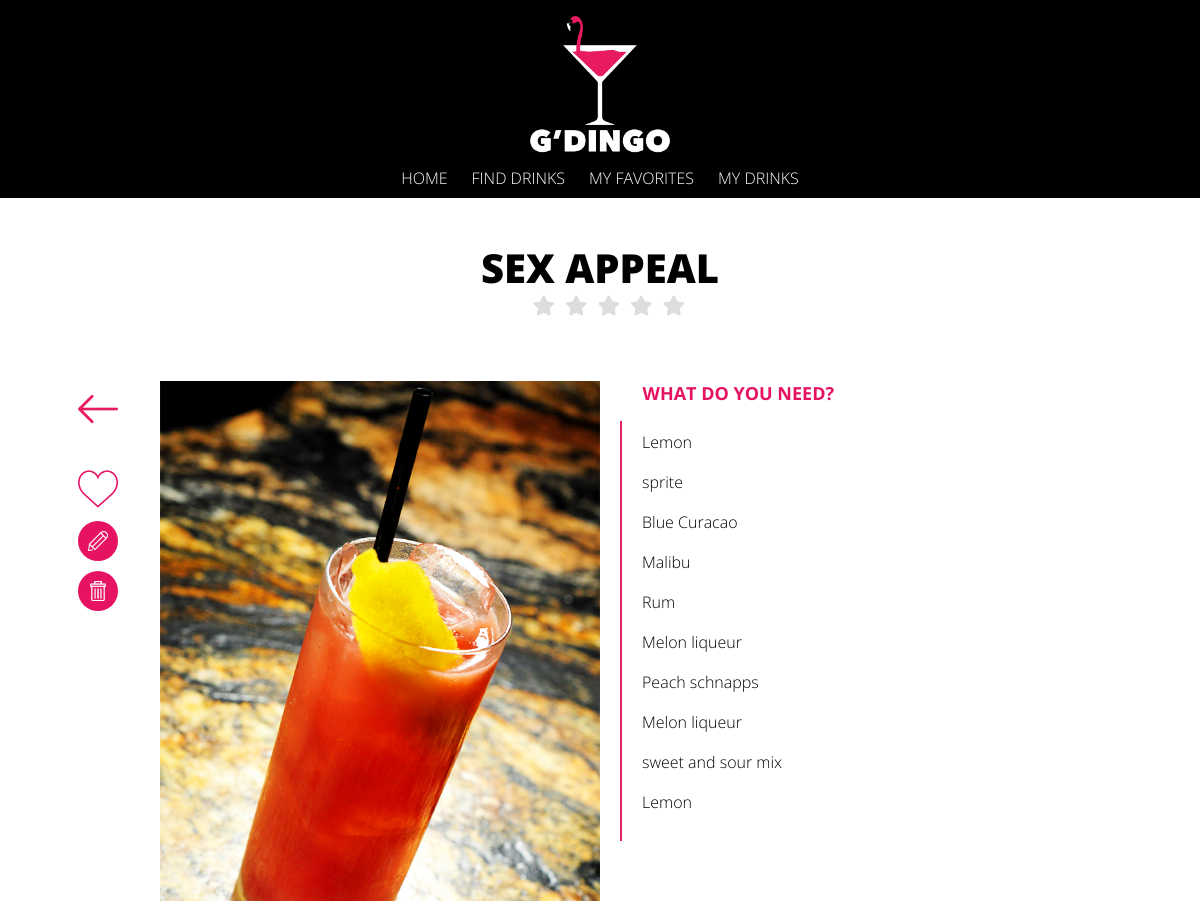
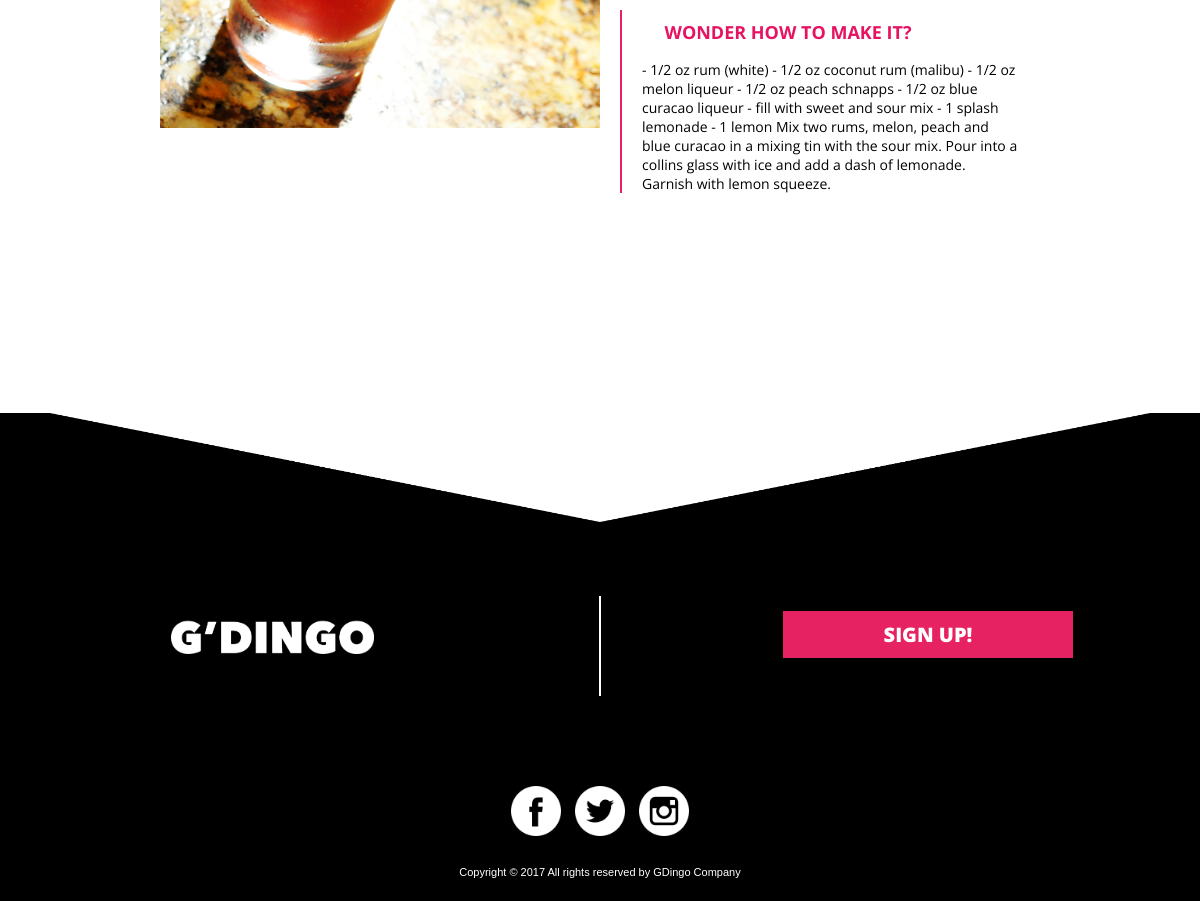
Screenshot of /mypanel_drinkbase.php?DrinkId=5 with the database file from the repository (2 pictures, top to bottom).
### tables this page shows
CREATE TABLE `Drinks` (
  `DrinkId` int(11) NOT NULL,
  `DrinkName` varchar(255) NOT NULL,
  `DrinkAuthor` varchar(255) NOT NULL,
  `DrinkPicture` varchar(255) NOT NULL,
  `DrinkReceipt` text NOT NULL
);

### mypanel_drinkbase.php (the view, shortened to what this page needs)
<?php include "config.php"; ?>
<?php include "header.php"; ?>
<?php
	$DrinkId = trim($_GET['DrinkId']);
	@ $db = new mysqli($dbserver, $dbuser, $dbpass, $dbname);
	$query = " SELECT Drinks.DrinkId, Drinks.DrinkName, Drinks.DrinkAuthor, Drinks.DrinkPicture, Drinks.DrinkReceipt, Ingredients.IngId, Ingredients.NameIng
	FROM Drinks
	JOIN DrinksIng ON Drinks.DrinkId = DrinksIng.DrinkId
	JOIN Ingredients ON Ingredients.IngId = DrinksIng.IngId
	WHERE Drinks.DrinkId=$DrinkId" ;
	$stmt = $db->prepare($query);
	$stmt->bind_result($DrinkId, $DrinkName, $DrinkAuthor, $DrinkPicture, $DrinkReceipt, $IngId, $NameIng);
	$stmt->execute();
	$alling=array();
	while ($stmt->fetch()) {
		array_push($alling,$NameIng);
	}
?>
<!Doctype html>
<html>
	<head>
	</head>
	<body>
		<div class='c'>
		<div id="white">
		<h3><?php echo $DrinkName; ?></h3>
				<div id="rating">
						<fieldset id='demo1' class="rating">
	                        <label class = "full" for="star5" title="Awesome - 5 stars"></label>
	                        <label class = "full" for="star4" title="Pretty good - 4 stars"></label>
	                        <label class = "full" for="star3" title="Meh - 3 stars"></label>
	                        <label class = "full" for="star2" title="Kinda bad - 2 stars"></label>
	                        <label class = "full" for="star1" title="Sucks big time - 1 star"></label>
	                    </fieldset>
					</div>
			<div class="drinkside">
				<div class='side'>
		    		<?php
		    			echo "<img class='drinkimage' src=Images/DrinkPictures/$DrinkPicture>";
		    		?>
	    		</div>
	    		<div class="heart">
					<?php
						if ($DrinkSaved == 0){
							echo '<a href="AddFav.php?DrinkId=' . urlencode($DrinkId) . '"><img class="knapp" src="Images/like.png"></a>';
						}
						else if ($DrinkSaved == 1){
							echo '<a href="RemoveFav.php?DrinkId=' . urlencode($DrinkId) . '"><img class="knapp" src="Images/like2.png"></a>';
						}
					?>
				</div>
				<div  class="delete">
				<?php echo '<a href="delete.php?DrinkId=' . urlencode($DrinkId) . '"><img class="knappdelete" src="Images/delete.png"></a>'; ?>
				</div>
				<div  class="edit">
					<?php echo '<a href="update.php?DrinkId=' . urlencode($DrinkId) . '"><img class="knappdelete" src="Images/edit.png"></a>'; ?>
				</div>
				<div  class="back">
					<a href="#" onClick="history.go(-1);return true;"><img class="knapp" src="Images/left-arrow.png"></a>
				</div>
			</div>
			<div class='maincontent'>
				<div class='ingrblack'>
					<h4>What do you need? </h4>
					<ul><?php foreach($alling as $value){
		    			echo "<li>" . $value . "</li><br>";} ?>
		    		</ul>
		    	</div>
		    	<div class='receipt'>
			    	<h4>Wonder how to make it? </h4>
		    		<?php echo "<p>" . $DrinkReceipt. "<p>"; ?>
		    	</div>
			</div>
		</div>
		</div>
		<div id="footerINC">
		<?php include 'footer.php';?>
		</div>
	</body>
</html>

### header.php (style rules this page uses)
body { margin:0; }
p { font-family: 'open-sans', helvetica; font-size: 11px; }
@media (min-width: 600px) { body { margin: 0 auto; } }

### rating.php (style rules this page uses)
fieldset, label { margin: 0; padding: 0; }
body { margin: 20px; }
.rating { border: none; }
.rating > label:before { margin: 5px; font-size: 1.25em; font-family: FontAwesome; display: inline-block; content: "\f005"; }
.rating > label { color: #ddd; float: right; }

### footer.php (style rules this page uses)
body { margin: 0 auto; }

### mypanel_drinkbase.php (style rules this page uses)
.c { width:100%; background-color: #fff; overflow: hidden; max-width: 1100px; display: block; margin: 0 auto 200px auto; padding-top: 140px; }
#white { max-width: 1100px; margin: 0 auto; display: block; text-align: center; }
#demo1 { text-align: center; }
#rating { width: 65%; overflow: hidden; }
body { margin: 0 auto; }
#footerINC { background-color: #000; width: 100%; }
.drinkside { position: relative; float:left; width:100%; text-align: center; margin-bottom: 20px; }
h3 { font-family: 'open sans',helvetica; font-weight: 800; text-transform: uppercase; font-size: 40px; color:black; margin:0; line-height: 45px; margin-bottom: 5px; text-align: center; }
h4 { padding-top:20px; font-family: 'open sans',helvetica; text-transform: uppercase; font-size: 18px; color:black; margin:0; line-height: 45px; margin-bottom: 5px; color:#E61262; text-align:center; }
.ingrblack { background-color:black; color:white; padding-top: 0px; }
.receipt { margin: 0; }
.receipt p { margin:20px; margin-top:5px; font-family: 'open sans',helvetica; font-size: 14px; }
.maincontent { float:right; width:100%; margin-left:20px; box-sizing: border-box; background-color: #fff; }
.side { margin-top:15px; }
.drinkimage { width:60%; }
li { font-family: 'open sans',helvetica; font-weight: 300; list-style: none; padding:0; }
ul { text-decoration: none; margin:0; text-align:center; padding:0; }
.heart { background: white; width: 20px; height: 20px; border-radius: 20px; padding:8px; position:absolute; right:40px; top:0px; }
.back { width: 20px; height: 20px; border-radius: 20px; padding:8px; position:absolute; left:20px; top:0px; }
.knapp { width: 40px; }
.delete { background: #E61262; width: 20px; height: 20px; border-radius: 50%; padding:10px; position:absolute; top:65px; right: 28px; margin: 0; }
.knappdelete { width: 20px; }
.edit { background: #E61262; width: 20px; height: 20px; border-radius: 50%; padding:10px; position:absolute; margin:0; top:120px; right: 28px; }
@media (min-width: 600px) { .c { padding-top: 200px; } }
@media (min-width: 600px) { h3 { margin: 45px auto 0 auto; width: 100%; text-align: center; } }
@media (min-width: 600px) { .side { float: right; text-align: right; width: 100%; } }
@media (min-width: 600px) { #rating { width: 180px; text-align: center; margin: 0 auto; } }
@media (min-width: 600px) { .drinkimage { width:80%; } }
@media (min-width: 600px) { .heart, .back, .side, .edit, .delete { margin-top: 60px; } }
@media (min-width: 600px) { .drinkside { float:left; width:50%; text-align: center; margin-bottom: 20px; display: inline; margin: 0px auto 0 auto; } }
@media (min-width: 600px) { .heart { left:20px; top:80px; } }
@media (min-width: 600px) { .edit { left:28px; top:140px; } }
@media (min-width: 600px) { .delete { top: 190px; left:28px; } }
@media (min-width: 600px) { .maincontent { float:left; width:40%; display: inline; margin: 0 auto; text-align: left; } }
@media (min-width: 600px) { h4 { padding-top: 0; text-align: left; margin-left: 42.5px; } }
@media (min-width: 600px) { .ingrblack ul { border-left: 2.5px solid #e72262; text-align:left; margin-left: 20px; padding: 10px 20px; } }
@media (min-width: 600px) { .ingrblack { background-color:white; color: #000; text-align: left; margin-top:50px; } }
@media (min-width: 600px) { .receipt { border-left: 2.5px solid #e72262; text-align:left; margin: 70px 0 0 20px; padding: -10px 20px; } }

### rows the page displays
drinks: DrinkName "SEX APPEAL", DrinkPicture (picture), DrinkReceipt "- 1/2 oz rum (white) - 1/2 oz coconut rum (malibu) - 1/2 oz melon liqueur - 1/2 oz peach schnapps - 1/2 oz blue curacao liqueur - fill with sweet and sour mix - 1 splash lemonade - 1 lemon Mix two rums, melon, peach and blue curacao in a mixing tin with the sour mix. Pour into a collins glass with ice and add a dash of lemonade. Garnish with lemon squeeze."

### other values shown
$value "Lemon"
$value "sprite"
$value "Blue Curacao"
$value "Malibu"
$value "Rum"
$value "Melon liqueur"
$value "Peach schnapps"
$value "sweet and sour mix"
